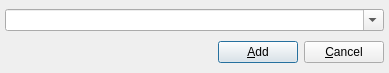
<?xml version="1.0" encoding="UTF-8"?>
<ui version="4.0">
 <class>AddUrlDialog</class>
 <widget class="QDialog" name="AddUrlDialog">
  <property name="geometry">
   <rect>
    <x>0</x>
    <y>0</y>
    <width>389</width>
    <height>73</height>
   </rect>
  </property>
  <property name="windowTitle">
   <string>Enter URL to add</string>
  </property>
  <layout class="QGridLayout">
   <property name="leftMargin">
    <number>5</number>
   </property>
   <property name="topMargin">
    <number>5</number>
   </property>
   <property name="rightMargin">
    <number>5</number>
   </property>
   <property name="bottomMargin">
    <number>5</number>
   </property>
   <item row="0" column="0" colspan="3">
    <widget class="QComboBox" name="urlComboBox">
     <property name="editable">
      <bool>true</bool>
     </property>
     <property name="sizeAdjustPolicy">
      <enum>QComboBox::AdjustToContents</enum>
     </property>
    </widget>
   </item>
   <item row="1" column="0">
    <spacer>
     <property name="orientation">
      <enum>Qt::Horizontal</enum>
     </property>
     <property name="sizeHint" stdset="0">
      <size>
       <width>181</width>
       <height>20</height>
      </size>
     </property>
    </spacer>
   </item>
   <item row="1" column="1">
    <widget class="QPushButton" name="addButton">
     <property name="text">
      <string>&amp;Add</string>
     </property>
    </widget>
   </item>
   <item row="1" column="2">
    <widget class="QPushButton" name="cancelButton">
     <property name="text">
      <string>&amp;Cancel</string>
     </property>
    </widget>
   </item>
  </layout>
 </widget>
 <resources/>
 <connections>
  <connection>
   <sender>addButton</sender>
   <signal>clicked()</signal>
   <receiver>AddUrlDialog</receiver>
   <slot>accept()</slot>
   <hints>
    <hint type="sourcelabel">
     <x>248</x>
     <y>51</y>
    </hint>
    <hint type="destinationlabel">
     <x>184</x>
     <y>72</y>
    </hint>
   </hints>
  </connection>
  <connection>
   <sender>cancelButton</sender>
   <signal>clicked()</signal>
   <receiver>AddUrlDialog</receiver>
   <slot>reject()</slot>
   <hints>
    <hint type="sourcelabel">
     <x>343</x>
     <y>62</y>
    </hint>
    <hint type="destinationlabel">
     <x>392</x>
     <y>60</y>
    </hint>
   </hints>
  </connection>
 </connections>
</ui>
